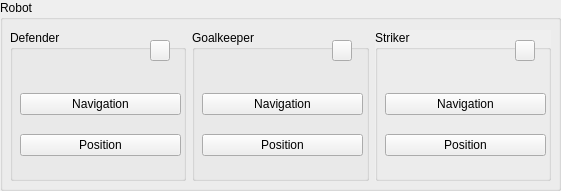
  <widget class="QGroupBox" name="groupBox_2">
   <property name="geometry">
    <rect>
     <x>460</x>
     <y>50</y>
     <width>561</width>
     <height>191</height>
    </rect>
   </property>
   <property name="title">
    <string>Robot</string>
   </property>
   <widget class="QWidget" name="layoutWidget">
    <property name="geometry">
     <rect>
      <x>10</x>
      <y>30</y>
      <width>541</width>
      <height>151</height>
     </rect>
    </property>
    <layout class="QHBoxLayout" name="horizontalLayout_2">
     <item>
      <widget class="QGroupBox" name="defender">
       <property name="title">
        <string>Defender</string>
       </property>
       <widget class="QWidget" name="layoutWidget">
        <property name="geometry">
         <rect>
          <x>10</x>
          <y>50</y>
          <width>161</width>
          <height>91</height>
         </rect>
        </property>
        <layout class="QVBoxLayout" name="verticalLayout_2">
         <item>
          <widget class="QPushButton" name="defenderNavBtn">
           <property name="text">
            <string>Navigation</string>
           </property>
          </widget>
         </item>
         <item>
          <widget class="QPushButton" name="defenderPosBtn">
           <property name="text">
            <string>Position</string>
           </property>
          </widget>
         </item>
        </layout>
       </widget>
       <widget class="QPushButton" name="pushButton_2">
        <property name="geometry">
         <rect>
          <x>140</x>
          <y>10</y>
          <width>20</width>
          <height>21</height>
         </rect>
        </property>
        <property name="text">
         <string/>
        </property>
       </widget>
      </widget>
     </item>
     <item>
      <widget class="QGroupBox" name="goalkeeper">
       <property name="title">
        <string>Goalkeeper</string>
       </property>
       <widget class="QWidget" name="layoutWidget_2">
        <property name="geometry">
         <rect>
          <x>10</x>
          <y>50</y>
          <width>161</width>
          <height>91</height>
         </rect>
        </property>
        <layout class="QVBoxLayout" name="verticalLayout_3">
         <item>
          <widget class="QPushButton" name="goalkeeperNavBtn">
           <property name="text">
            <string>Navigation</string>
           </property>
          </widget>
         </item>
         <item>
          <widget class="QPushButton" name="goalkeeperPosBtn">
           <property name="text">
            <string>Position</string>
           </property>
          </widget>
         </item>
        </layout>
       </widget>
       <widget class="QPushButton" name="pushButton">
        <property name="geometry">
         <rect>
          <x>140</x>
          <y>10</y>
          <width>20</width>
          <height>21</height>
         </rect>
        </property>
        <property name="text">
         <string/>
        </property>
       </widget>
      </widget>
     </item>
     <item>
      <widget class="QGroupBox" name="striker">
       <property name="autoFillBackground">
        <bool>true</bool>
       </property>
       <property name="title">
        <string>Striker</string>
       </property>
       <widget class="QWidget" name="layoutWidget">
        <property name="geometry">
         <rect>
          <x>10</x>
          <y>50</y>
          <width>161</width>
          <height>91</height>
         </rect>
        </property>
        <layout class="QVBoxLayout" name="verticalLayout">
         <item>
          <widget class="QPushButton" name="strikerNavBtn">
           <property name="text">
            <string>Navigation</string>
           </property>
          </widget>
         </item>
         <item>
          <widget class="QPushButton" name="strikerPosBtn">
           <property name="text">
            <string>Position</string>
           </property>
          </widget>
         </item>
        </layout>
       </widget>
       <widget class="QPushButton" name="pushButton_3">
        <property name="geometry">
         <rect>
          <x>140</x>
          <y>10</y>
          <width>20</width>
          <height>21</height>
         </rect>
        </property>
        <property name="text">
         <string/>
        </property>
       </widget>
      </widget>
     </item>
    </layout>
   </widget>
  </widget>
